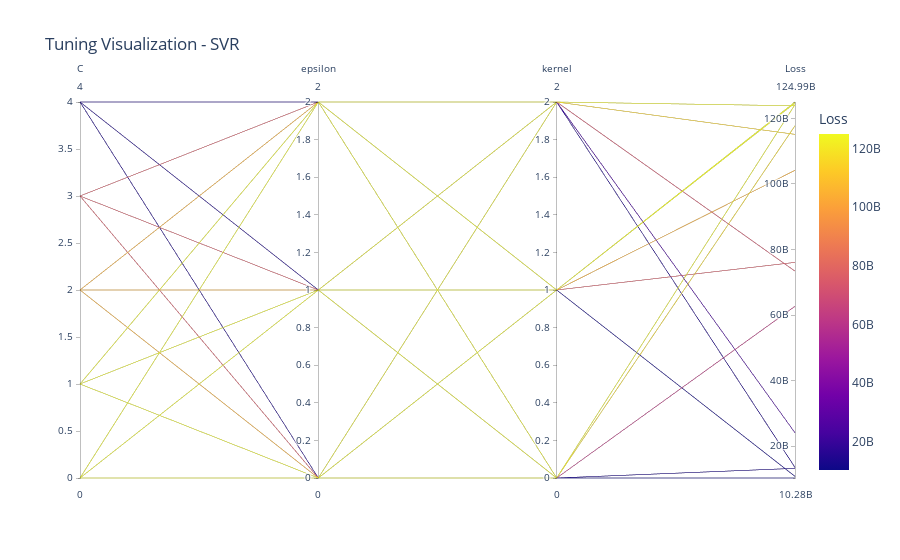

The code cell stored with this chart in its notebook:
### Markdown cell above
## Mô hình ***SVR***

### Code cell
# Chạy tuning và trực quan hóa cho mô hình SVR

name = "SVR"
model = models[name]
print(f"🔍 Đang tuning mô hình: {name}...")

grid = GridSearchCV(model, param_grids[name], cv=5, scoring='neg_mean_squared_error', n_jobs=-1)
grid.fit(x_train, y_train)

y_pred = grid.predict(x_test)
mse = mean_squared_error(y_test, y_pred)
mae = mean_absolute_error(y_test, y_pred)
r2 = r2_score(y_test, y_pred)

print(f"📌 {name}")
print("Best parameters:", grid.best_params_)
print(f"Test MSE: {mse:.4f}")
print(f"Test MAE: {mae:.4f}")
print(f"Test R² : {r2:.4f}")

best_models[name] = grid.best_estimator_
model_results[name] = {
    "MSE": mse,
    "MAE": mae,
    "R2": r2
}

# Trực quan hóa kết quả tìm kiếm siêu tham số
visualize_tuning_results(grid, model_name=name)

# Trực quan hóa mức độ chính xác của mô hình khi dùng bộ tham số tối ưu và bộ tham số mặc định bằng cách so sánh giữa giá trị thực tế (y_test) và giá trị dự đoán (y_pred) thông qua biểu đồ phân tán.
compare_default_and_tuned_models(x_train, x_test, y_train, y_test, grid.best_estimator_, model_name=name)

print(f"✅ Hoàn thành: {name}\n{'-'*50}")

### Figure 1 — Plotly figure (JSON) as saved in the notebook; plotly's stock layout.template omitted (floating-point values rounded to 4 significant figures)
{"data": [{"dimensions": [{"label": "C", "values": [0, 0, 0, 0, 0, 0, 0, 0, 0, 1, 1, 1, 1, 1, 1, 1, 1, 1, 2, 2, 2, 2, 2, 2, 2, 2, 2, 3, 3, 3, 3, 3, 3, 3, 3, 3, 4, 4, 4, 4, 4, 4, 4, 4, 4]}, {"label": "epsilon", "values": [0, 0, 0, 1, 1, 1, 2, 2, 2, 0, 0, 0, 1, 1, 1, 2, 2, 2, 0, 0, 0, 1, 1, 1, 2, 2, 2, 0, 0, 0, 1, 1, 1, 2, 2, 2, 0, 0, 0, 1, 1, 1, 2, 2, 2]}, {"label": "kernel", "values": [0, 1, 2, 0, 1, 2, 0, 1, 2, 0, 1, 2, 0, 1, 2, 0, 1, 2, 0, 1, 2, 0, 1, 2, 0, 1, 2, 0, 1, 2, 0, 1, 2, 0, 1, 2, 0, 1, 2, 0, 1, 2, 0, 1, 2]}, {"label": "Loss", "values": [124200000000.0, 125000000000.0, 123800000000.0, 124200000000.0, 125000000000.0, 123800000000.0, 124200000000.0, 125000000000.0, 123800000000.0, 117700000000.0, 124700000000.0, 115100000000.0, 117700000000.0, 124700000000.0, 115100000000.0, 117700000000.0, 124700000000.0, 115100000000.0, 62660000000.0, 104200000000.0, 73390000000.0, 62660000000.0, 104200000000.0, 73390000000.0, 62660000000.0, 104200000000.0, 73390000000.0, 13220000000.0, 76060000000.0, 24070000000.0, 13220000000.0, 76060000000.0, 24070000000.0, 13220000000.0, 76060000000.0, 24070000000.0, 10280000000.0, 10780000000.0, 13480000000.0, 10280000000.0, 10780000000.0, 13480000000.0, 10280000000.0, 10780000000.0, 13480000000.0]}], "domain": {"x": [0, 1], "y": [0, 1]}, "line": {"color": [124200000000.0, 125000000000.0, 123800000000.0, 124200000000.0, 125000000000.0, 123800000000.0, 124200000000.0, 125000000000.0, 123800000000.0, 117700000000.0, 124700000000.0, 115100000000.0, 117700000000.0, 124700000000.0, 115100000000.0, 117700000000.0, 124700000000.0, 115100000000.0, 62660000000.0, 104200000000.0, 73390000000.0, 62660000000.0, 104200000000.0, 73390000000.0, 62660000000.0, 104200000000.0, 73390000000.0, 13220000000.0, 76060000000.0, 24070000000.0, 13220000000.0, 76060000000.0, 24070000000.0, 13220000000.0, 76060000000.0, 24070000000.0, 10280000000.0, 10780000000.0, 13480000000.0, 10280000000.0, 10780000000.0, 13480000000.0, 10280000000.0, 10780000000.0, 13480000000.0], "coloraxis": "coloraxis"}, "name": "", "type": "parcoords"}], "layout": {"coloraxis": {"colorbar": {"title": {"text": "Loss"}}, "colorscale": [[0, "#0d0887"], [0.1111, "#46039f"], [0.2222, "#7201a8"], [0.3333, "#9c179e"], [0.4444, "#bd3786"], [0.5556, "#d8576b"], [0.6667, "#ed7953"], [0.7778, "#fb9f3a"], [0.8889, "#fdca26"], [1, "#f0f921"]]}, "legend": {"tracegroupgap": 0}, "title": {"text": "Tuning Visualization - SVR"}}}
